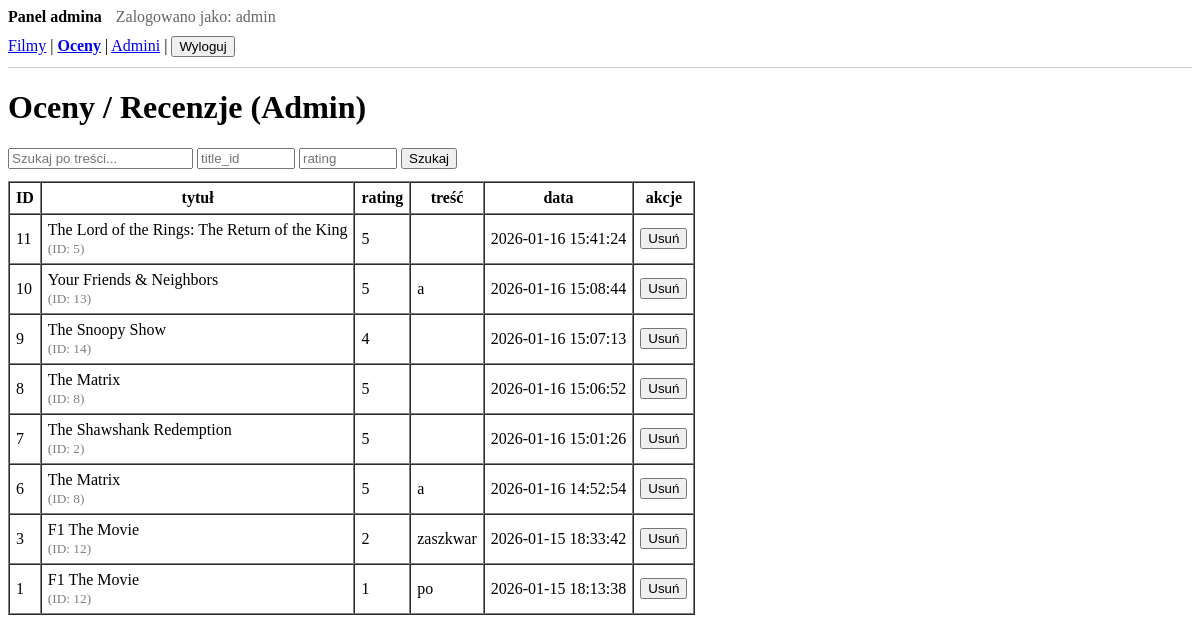
Page /admin/reviews (signed in) on the earlier database version.
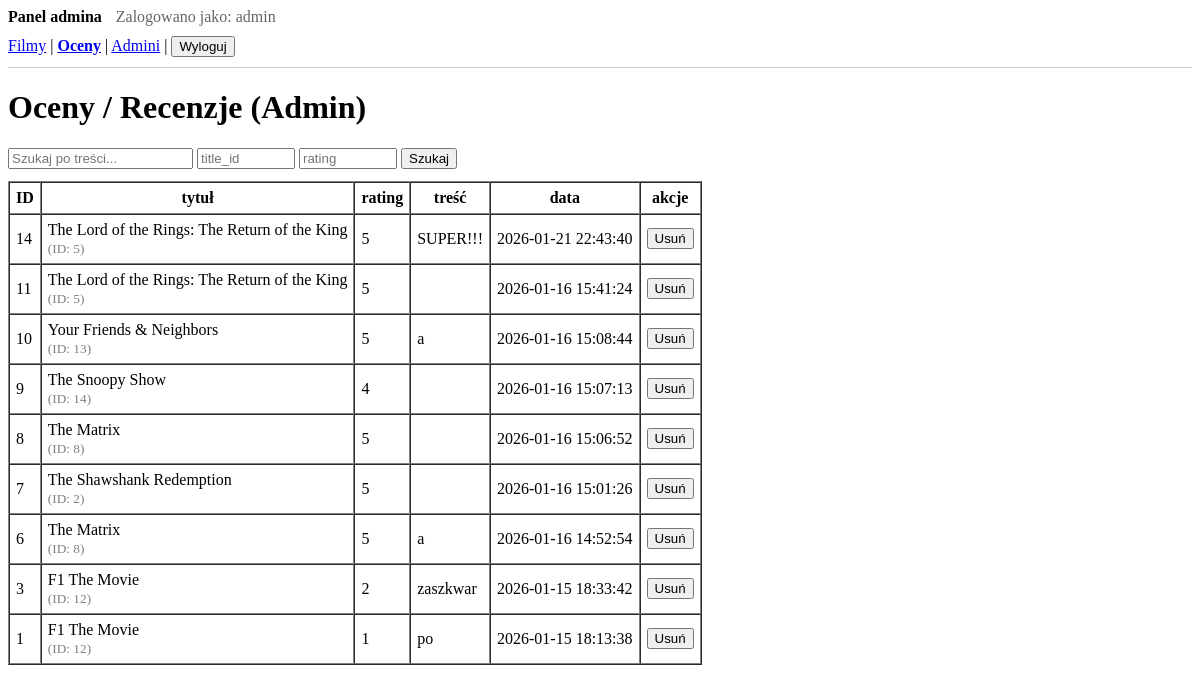
Same page on the later database version.
### tables this page shows
CREATE TABLE "reviews"
(
    id         INTEGER
        primary key autoincrement,
    title_id   INTEGER                        not null,
    rating     INTEGER                        not null,
    content    TEXT,
    created_at TEXT default (datetime('now')) not null
);

CREATE TABLE titles (
                        id INTEGER PRIMARY KEY AUTOINCREMENT,
                        name TEXT NOT NULL,
                        type TEXT CHECK(type IN ('film', 'series')) NOT NULL,
                        description TEXT,
                        categories TEXT,
                        blocked_countries TEXT,
                        image_path TEXT,
                        average_rating REAL
);

### src/Controller/AdminReviewController.php (called while the page is built, shortened)
<?php
class AdminReviewController
{
    private function db(): PDO
    {
        $pdo = Database::getConnection();
        $pdo->exec('PRAGMA foreign_keys = ON;');
        return $pdo;
    }
   public function index(): void
{
    $q = isset($_GET['q']) ? trim((string)$_GET['q']) : '';
    $titleId = isset($_GET['title_id']) ? trim((string)$_GET['title_id']) : '';
    $rating = isset($_GET['rating']) ? trim((string)$_GET['rating']) : '';
    $pdo = $this->db();
    $sql = "
        SELECT
            r.id,
            r.title_id,
            t.name AS title_name,
            r.rating,
            r.content,
            r.created_at
        FROM reviews r
        LEFT JOIN titles t ON t.id = r.title_id
        WHERE 1=1
    ";
    $params = [];
    $sql .= " ORDER BY r.created_at DESC, r.id DESC";
    $stmt = $pdo->prepare($sql);
    $stmt->execute($params);
    $reviews = $stmt->fetchAll(PDO::FETCH_ASSOC);
    require __DIR__ . '/../View/admin/reviews/reviewIndex.php';
}
}

### src/View/admin/reviews/reviewIndex.php (the view, shortened to what this page needs)
<!doctype html>
<html lang="pl">
<head>
</head>
<body>
  <?php $active = 'reviews'; require __DIR__ . '/../partials/nav.php'; ?>
  <h1>Oceny / Recenzje (Admin)</h1>
  <form method="get" action="/admin/reviews" style="margin: 12px 0;">
    <input type="text" name="q" placeholder="Szukaj po treści..." value="<?= htmlspecialchars($q ?? '') ?>">
    <input type="text" name="title_id" placeholder="title_id" value="<?= htmlspecialchars($titleId ?? '') ?>" style="width:90px;">
    <input type="text" name="rating" placeholder="rating" value="<?= htmlspecialchars($rating ?? '') ?>" style="width:90px;">
    <button type="submit">Szukaj</button>
  </form>
  <?php if (empty($reviews)): ?>
    <p>Brak wyników.</p>
  <?php else: ?>
    <table border="1" cellpadding="6" cellspacing="0">
      <thead>
        <tr>
          <th>ID</th>
          <th>tytuł</th>
          <th>rating</th>
          <th>treść</th>
          <th>data</th>
          <th>akcje</th>
        </tr>
      </thead>
      <tbody>
        <?php foreach ($reviews as $r): ?>
          <tr>
            <td><?= (int)$r['id'] ?></td>
            <td><?= htmlspecialchars($r['title_name'] ?? '') ?>
            <br>
            <small style="color:gray;">(ID: <?= (int)$r['title_id'] ?>)</small></td>
            <td><?= htmlspecialchars((string)$r['rating']) ?></td>
            <td style="max-width:520px;">
              <?= htmlspecialchars((string)$r['content']) ?>
            </td>
            <td><?= htmlspecialchars((string)$r['created_at']) ?></td>
            <td>
              <form method="post" action="/admin/reviews/delete" onsubmit="return confirm('Usunąć tę ocenę?');" style="display:inline;">
                <button type="submit">Usuń</button>
              </form>
            </td>
          </tr>
        <?php endforeach; ?>
      </tbody>
    </table>
  <?php endif; ?>
</body>
</html>

Differences in the rows shown:
added reviews: id "14", title.name "The Lord of the Rings: The Return of the King", title "5", rating "5", content "SUPER!!!", created_at "2026-01-21 22:43:40"
